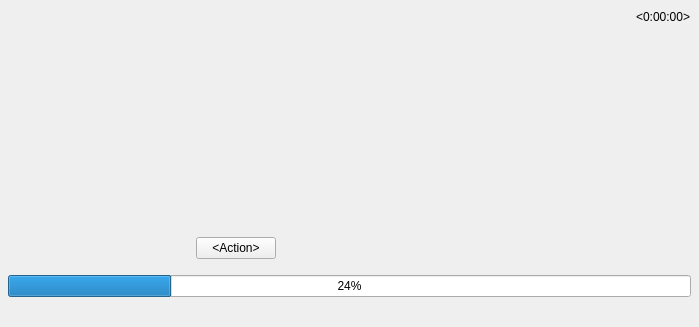
<?xml version="1.0" encoding="UTF-8"?>
<ui version="4.0">
 <class>EventTile</class>
 <widget class="QWidget" name="EventTile">
  <property name="geometry">
   <rect>
    <x>0</x>
    <y>0</y>
    <width>699</width>
    <height>327</height>
   </rect>
  </property>
  <layout class="QVBoxLayout" name="verticalLayout">
   <property name="spacing">
    <number>0</number>
   </property>
   <property name="leftMargin">
    <number>0</number>
   </property>
   <property name="topMargin">
    <number>0</number>
   </property>
   <property name="rightMargin">
    <number>0</number>
   </property>
   <property name="bottomMargin">
    <number>0</number>
   </property>
   <item>
    <widget class="QWidget" name="mainWidget" native="true">
     <layout class="QHBoxLayout" name="horizontalLayout">
      <property name="spacing">
       <number>8</number>
      </property>
      <property name="leftMargin">
       <number>8</number>
      </property>
      <property name="topMargin">
       <number>8</number>
      </property>
      <property name="rightMargin">
       <number>8</number>
      </property>
      <property name="bottomMargin">
       <number>8</number>
      </property>
      <item>
       <widget class="QWidget" name="wideHolder" native="true">
        <property name="minimumSize">
         <size>
          <width>180</width>
          <height>0</height>
         </size>
        </property>
        <property name="maximumSize">
         <size>
          <width>180</width>
          <height>16777215</height>
         </size>
        </property>
        <layout class="QVBoxLayout" name="verticalLayout_5">
         <property name="spacing">
          <number>0</number>
         </property>
         <property name="leftMargin">
          <number>0</number>
         </property>
         <property name="topMargin">
          <number>0</number>
         </property>
         <property name="rightMargin">
          <number>0</number>
         </property>
         <property name="bottomMargin">
          <number>0</number>
         </property>
        </layout>
       </widget>
      </item>
      <item>
       <layout class="QGridLayout" name="gridLayout">
        <property name="topMargin">
         <number>2</number>
        </property>
        <property name="horizontalSpacing">
         <number>8</number>
        </property>
        <property name="verticalSpacing">
         <number>4</number>
        </property>
        <item row="0" column="1">
         <widget class="QLabel" name="nameLabel">
          <property name="sizePolicy">
           <sizepolicy hsizetype="MinimumExpanding" vsizetype="Preferred">
            <horstretch>0</horstretch>
            <verstretch>0</verstretch>
           </sizepolicy>
          </property>
          <property name="text">
           <string notr="true">&lt;Event Name&gt;</string>
          </property>
          <property name="alignment">
           <set>Qt::AlignLeading|Qt::AlignLeft|Qt::AlignVCenter</set>
          </property>
          <property name="wordWrap">
           <bool>true</bool>
          </property>
          <property name="openExternalLinks">
           <bool>true</bool>
          </property>
         </widget>
        </item>
        <item row="0" column="2" alignment="Qt::AlignRight|Qt::AlignTop">
         <widget class="QWidget" name="primaryTimestampHolder" native="true">
          <property name="sizePolicy">
           <sizepolicy hsizetype="Fixed" vsizetype="Fixed">
            <horstretch>0</horstretch>
            <verstretch>0</verstretch>
           </sizepolicy>
          </property>
          <layout class="QHBoxLayout" name="horizontalLayout_4">
           <property name="leftMargin">
            <number>0</number>
           </property>
           <property name="topMargin">
            <number>0</number>
           </property>
           <property name="rightMargin">
            <number>0</number>
           </property>
           <property name="bottomMargin">
            <number>0</number>
           </property>
           <item>
            <widget class="QLabel" name="timestampLabel">
             <property name="text">
              <string notr="true">&lt;0:00:00&gt;</string>
             </property>
             <property name="alignment">
              <set>Qt::AlignLeading|Qt::AlignLeft|Qt::AlignTop</set>
             </property>
             <property name="margin">
              <number>1</number>
             </property>
            </widget>
           </item>
          </layout>
         </widget>
        </item>
        <item row="1" column="2">
         <widget class="QWidget" name="secondaryTimestampHolder" native="true">
          <property name="sizePolicy">
           <sizepolicy hsizetype="Fixed" vsizetype="Fixed">
            <horstretch>0</horstretch>
            <verstretch>0</verstretch>
           </sizepolicy>
          </property>
          <property name="minimumSize">
           <size>
            <width>0</width>
            <height>0</height>
           </size>
          </property>
          <layout class="QHBoxLayout" name="horizontalLayout_7">
           <property name="leftMargin">
            <number>0</number>
           </property>
           <property name="topMargin">
            <number>2</number>
           </property>
           <property name="rightMargin">
            <number>0</number>
           </property>
           <property name="bottomMargin">
            <number>0</number>
           </property>
          </layout>
         </widget>
        </item>
        <item row="0" column="0">
         <widget class="QLabel" name="iconLabel">
          <property name="minimumSize">
           <size>
            <width>20</width>
            <height>20</height>
           </size>
          </property>
          <property name="maximumSize">
           <size>
            <width>20</width>
            <height>20</height>
           </size>
          </property>
          <property name="text">
           <string/>
          </property>
          <property name="alignment">
           <set>Qt::AlignLeading|Qt::AlignLeft|Qt::AlignTop</set>
          </property>
         </widget>
        </item>
        <item row="2" column="0" colspan="3">
         <widget class="QLabel" name="debugPreviewTimeLabel">
          <property name="text">
           <string notr="true">&lt;Debug preview time&gt;</string>
          </property>
         </widget>
        </item>
        <item row="3" column="0" colspan="3">
         <widget class="QWidget" name="narrowHolder" native="true">
          <layout class="QVBoxLayout" name="verticalLayout_4">
           <property name="spacing">
            <number>0</number>
           </property>
           <property name="leftMargin">
            <number>0</number>
           </property>
           <property name="topMargin">
            <number>2</number>
           </property>
           <property name="rightMargin">
            <number>0</number>
           </property>
           <property name="bottomMargin">
            <number>0</number>
           </property>
           <item>
            <widget class="nx::vms::client::desktop::AsyncImageWidget" name="previewWidget" native="true">
             <property name="sizePolicy">
              <sizepolicy hsizetype="Preferred" vsizetype="Preferred">
               <horstretch>0</horstretch>
               <verstretch>0</verstretch>
              </sizepolicy>
             </property>
             <property name="minimumSize">
              <size>
               <width>20</width>
               <height>20</height>
              </size>
             </property>
             <property name="maximumSize">
              <size>
               <width>16777215</width>
               <height>120</height>
              </size>
             </property>
            </widget>
           </item>
           <item>
            <spacer name="verticalSpacer">
             <property name="orientation">
              <enum>Qt::Vertical</enum>
             </property>
             <property name="sizeHint" stdset="0">
              <size>
               <width>20</width>
               <height>1</height>
              </size>
             </property>
            </spacer>
           </item>
          </layout>
         </widget>
        </item>
        <item row="4" column="0" colspan="3">
         <widget class="QWidget" name="resourceListHolder" native="true">
          <property name="minimumSize">
           <size>
            <width>40</width>
            <height>20</height>
           </size>
          </property>
          <layout class="QHBoxLayout" name="horizontalLayout_2">
           <property name="spacing">
            <number>8</number>
           </property>
           <property name="leftMargin">
            <number>0</number>
           </property>
           <property name="topMargin">
            <number>0</number>
           </property>
           <property name="rightMargin">
            <number>0</number>
           </property>
           <property name="bottomMargin">
            <number>0</number>
           </property>
           <item>
            <widget class="QLabel" name="resourceListLabel">
             <property name="sizePolicy">
              <sizepolicy hsizetype="Expanding" vsizetype="Preferred">
               <horstretch>0</horstretch>
               <verstretch>0</verstretch>
              </sizepolicy>
             </property>
             <property name="text">
              <string notr="true">&lt;Resource list&gt;</string>
             </property>
             <property name="wordWrap">
              <bool>true</bool>
             </property>
             <property name="openExternalLinks">
              <bool>true</bool>
             </property>
            </widget>
           </item>
          </layout>
         </widget>
        </item>
        <item row="8" column="0" colspan="3">
         <widget class="QWidget" name="actionHolder" native="true">
          <layout class="QVBoxLayout" name="verticalLayout_3">
           <property name="spacing">
            <number>0</number>
           </property>
           <property name="leftMargin">
            <number>0</number>
           </property>
           <property name="topMargin">
            <number>2</number>
           </property>
           <property name="rightMargin">
            <number>0</number>
           </property>
           <property name="bottomMargin">
            <number>0</number>
           </property>
           <item>
            <widget class="nx::vms::client::desktop::ActionPushButton" name="actionButton">
             <property name="sizePolicy">
              <sizepolicy hsizetype="Fixed" vsizetype="Fixed">
               <horstretch>0</horstretch>
               <verstretch>0</verstretch>
              </sizepolicy>
             </property>
             <property name="text">
              <string notr="true">&lt;Action&gt;</string>
             </property>
            </widget>
           </item>
          </layout>
         </widget>
        </item>
        <item row="7" column="0" colspan="3">
         <widget class="QLabel" name="footerLabel">
          <property name="text">
           <string notr="true">&lt;Extra description&gt;</string>
          </property>
          <property name="wordWrap">
           <bool>true</bool>
          </property>
          <property name="openExternalLinks">
           <bool>true</bool>
          </property>
         </widget>
        </item>
        <item row="5" column="0" colspan="3">
         <widget class="QLabel" name="descriptionLabel">
          <property name="text">
           <string notr="true">&lt;Textual description of the event&gt;</string>
          </property>
          <property name="wordWrap">
           <bool>true</bool>
          </property>
          <property name="openExternalLinks">
           <bool>true</bool>
          </property>
         </widget>
        </item>
        <item row="6" column="0" colspan="3">
         <widget class="nx::vms::client::desktop::NameValueTable" name="attributeTable" native="true"/>
        </item>
       </layout>
      </item>
     </layout>
    </widget>
   </item>
   <item>
    <widget class="nx::vms::client::desktop::BusyIndicatorWidget" name="busyIndicator" native="true"/>
   </item>
   <item>
    <widget class="QWidget" name="progressHolder" native="true">
     <layout class="QVBoxLayout" name="verticalLayout_2">
      <property name="spacing">
       <number>8</number>
      </property>
      <property name="leftMargin">
       <number>8</number>
      </property>
      <property name="topMargin">
       <number>8</number>
      </property>
      <property name="rightMargin">
       <number>8</number>
      </property>
      <property name="bottomMargin">
       <number>8</number>
      </property>
      <item>
       <widget class="QProgressBar" name="progressBar">
        <property name="value">
         <number>24</number>
        </property>
       </widget>
      </item>
      <item>
       <widget class="QLabel" name="progressDescriptionLabel">
        <property name="text">
         <string notr="true">&lt;Textual description of operation with progress&gt;</string>
        </property>
        <property name="wordWrap">
         <bool>true</bool>
        </property>
        <property name="openExternalLinks">
         <bool>true</bool>
        </property>
       </widget>
      </item>
     </layout>
    </widget>
   </item>
  </layout>
 </widget>
 <customwidgets>
  <customwidget>
   <class>nx::vms::client::desktop::ActionPushButton</class>
   <extends>QPushButton</extends>
   <header location="global">nx/vms/client/desktop/common/widgets/action_push_button.h</header>
  </customwidget>
  <customwidget>
   <class>nx::vms::client::desktop::AsyncImageWidget</class>
   <extends>QWidget</extends>
   <header location="global">nx/vms/client/desktop/common/widgets/async_image_widget.h</header>
   <container>1</container>
  </customwidget>
  <customwidget>
   <class>nx::vms::client::desktop::BusyIndicatorWidget</class>
   <extends>QWidget</extends>
   <header location="global">nx/vms/client/desktop/common/widgets/busy_indicator.h</header>
   <container>1</container>
  </customwidget>
  <customwidget>
   <class>nx::vms::client::desktop::NameValueTable</class>
   <extends>QWidget</extends>
   <header location="global">nx/vms/client/desktop/common/widgets/name_value_table.h</header>
   <container>1</container>
  </customwidget>
 </customwidgets>
 <resources/>
 <connections/>
</ui>
